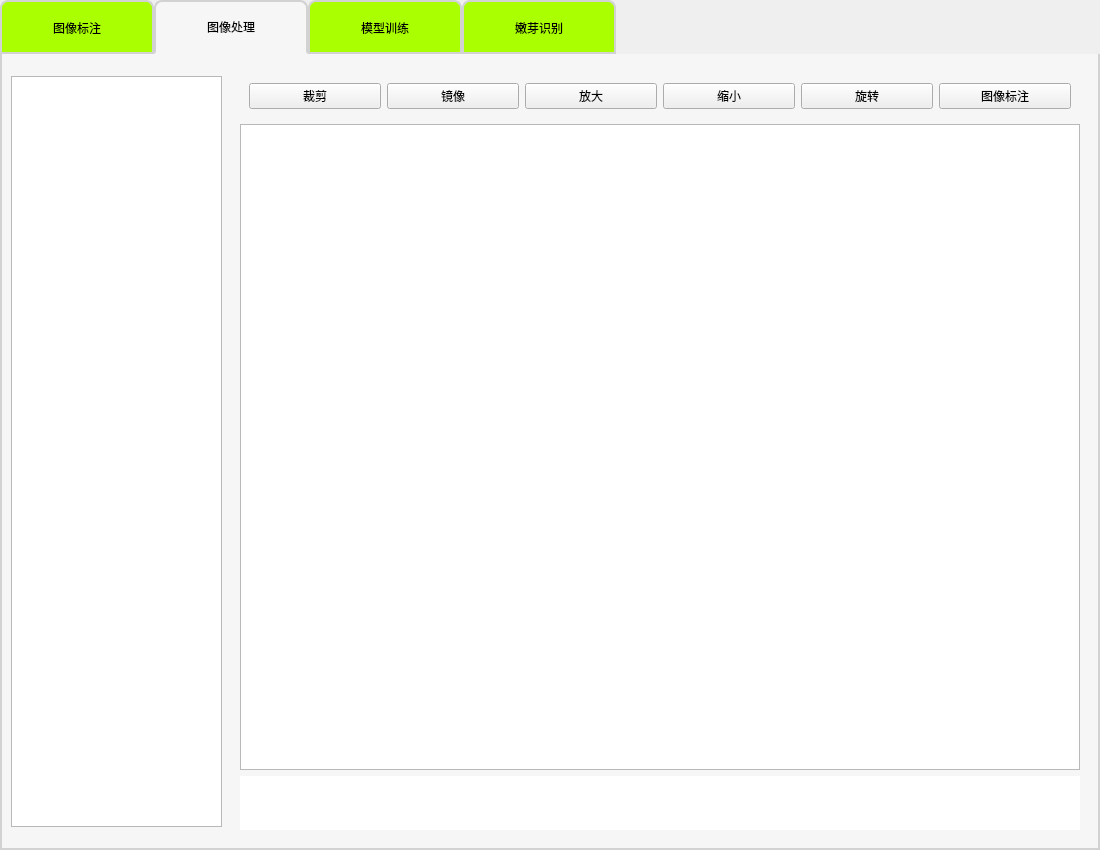
<?xml version="1.0" encoding="UTF-8"?>
<ui version="4.0">
 <class>mainWindow</class>
 <widget class="QWidget" name="mainWindow">
  <property name="geometry">
   <rect>
    <x>0</x>
    <y>0</y>
    <width>1100</width>
    <height>850</height>
   </rect>
  </property>
  <property name="minimumSize">
   <size>
    <width>1100</width>
    <height>850</height>
   </size>
  </property>
  <property name="maximumSize">
   <size>
    <width>1100</width>
    <height>850</height>
   </size>
  </property>
  <property name="windowTitle">
   <string>嫩芽识别系统</string>
  </property>
  <property name="styleSheet">
   <string notr="true"/>
  </property>
  <widget class="QTabWidget" name="tabWidget">
   <property name="geometry">
    <rect>
     <x>0</x>
     <y>0</y>
     <width>1100</width>
     <height>850</height>
    </rect>
   </property>
   <property name="minimumSize">
    <size>
     <width>1100</width>
     <height>850</height>
    </size>
   </property>
   <property name="maximumSize">
    <size>
     <width>1100</width>
     <height>850</height>
    </size>
   </property>
   <property name="styleSheet">
    <string notr="true">QTabWidget::pane{
	border: 2px solid rgb(210, 210, 210);
	background:rgb(246, 246, 246);
	border-top-color:transparent;
}
QTabWidget::tab-bar{
	background:rgb(0, 0, 0);
	subcontrol-position:left;
}
QTabBar::tab{
	font: 20pt &quot;楷体&quot;;
	width:150px;
	height:50px;
	background-color: rgb(170, 255, 0);
	border: 2px solid rgb(210, 210, 210);
	border-top-left-radius: 8px;
	border-top-right-radius: 8px;
}
QTabBar::tab:selected{	
	background:rgb(246, 246, 246);
	border-bottom-color:rgb(246, 246, 246);
}</string>
   </property>
   <property name="tabPosition">
    <enum>QTabWidget::North</enum>
   </property>
   <property name="currentIndex">
    <number>1</number>
   </property>
   <property name="elideMode">
    <enum>Qt::ElideMiddle</enum>
   </property>
   <property name="tabsClosable">
    <bool>false</bool>
   </property>
   <property name="movable">
    <bool>false</bool>
   </property>
   <property name="tabBarAutoHide">
    <bool>false</bool>
   </property>
   <widget class="QWidget" name="tab">
    <attribute name="title">
     <string>图像标注</string>
    </attribute>
    <widget class="QPushButton" name="pushButton">
     <property name="geometry">
      <rect>
       <x>440</x>
       <y>320</y>
       <width>251</width>
       <height>91</height>
      </rect>
     </property>
     <property name="styleSheet">
      <string notr="true">font: 36pt &quot;楷体&quot;;
background-color: rgb(0, 255, 255);</string>
     </property>
     <property name="text">
      <string>图像标注</string>
     </property>
    </widget>
   </widget>
   <widget class="QWidget" name="imageProcessTab">
    <attribute name="title">
     <string>图像处理</string>
    </attribute>
    <layout class="QHBoxLayout" name="horizontalLayout" stretch="2,8">
     <item>
      <widget class="QWidget" name="widget" native="true">
       <widget class="FileBrowser" name="fileBrowser">
        <property name="geometry">
         <rect>
          <x>0</x>
          <y>11</y>
          <width>211</width>
          <height>751</height>
         </rect>
        </property>
       </widget>
      </widget>
     </item>
     <item>
      <widget class="QWidget" name="widget_2" native="true">
       <layout class="QVBoxLayout" name="verticalLayout" stretch="1,24,2">
        <item>
         <widget class="QWidget" name="widget_3" native="true">
          <layout class="QHBoxLayout" name="horizontalLayout_2">
           <item>
            <widget class="QPushButton" name="cutBtn">
             <property name="text">
              <string>裁剪</string>
             </property>
            </widget>
           </item>
           <item>
            <widget class="QPushButton" name="mirrorBtn">
             <property name="text">
              <string>镜像</string>
             </property>
            </widget>
           </item>
           <item>
            <widget class="QPushButton" name="biggerBtn">
             <property name="text">
              <string>放大</string>
             </property>
            </widget>
           </item>
           <item>
            <widget class="QPushButton" name="smallerBtn">
             <property name="text">
              <string>缩小</string>
             </property>
            </widget>
           </item>
           <item>
            <widget class="QPushButton" name="ratateBtn">
             <property name="text">
              <string>旋转</string>
             </property>
            </widget>
           </item>
           <item>
            <widget class="QPushButton" name="annotationBtn">
             <property name="text">
              <string>图像标注</string>
             </property>
            </widget>
           </item>
          </layout>
         </widget>
        </item>
        <item>
         <widget class="ImageView" name="pictureShow"/>
        </item>
        <item>
         <widget class="QLabel" name="label">
          <property name="styleSheet">
           <string notr="true">background-color: rgb(255, 255, 255);
font: 20pt &quot;楷体&quot;;</string>
          </property>
          <property name="text">
           <string/>
          </property>
         </widget>
        </item>
       </layout>
      </widget>
     </item>
    </layout>
   </widget>
   <widget class="QWidget" name="modelTrainTab">
    <attribute name="title">
     <string>模型训练</string>
    </attribute>
   </widget>
   <widget class="QWidget" name="budIdentifyTab">
    <attribute name="title">
     <string>嫩芽识别</string>
    </attribute>
   </widget>
  </widget>
 </widget>
 <customwidgets>
  <customwidget>
   <class>FileBrowser</class>
   <extends>QTreeView</extends>
   <header>MyFileBrowser</header>
   <slots>
    <signal>sendSrc()</signal>
   </slots>
  </customwidget>
  <customwidget>
   <class>ImageView</class>
   <extends>QGraphicsView</extends>
   <header>MyImageView</header>
  </customwidget>
 </customwidgets>
 <resources/>
 <connections>
  <connection>
   <sender>fileBrowser</sender>
   <signal>sendSrc()</signal>
   <receiver>mainWindow</receiver>
   <slot>getSrc()</slot>
   <hints>
    <hint type="sourcelabel">
     <x>157</x>
     <y>606</y>
    </hint>
    <hint type="destinationlabel">
     <x>-175</x>
     <y>599</y>
    </hint>
   </hints>
  </connection>
  <connection>
   <sender>ratateBtn</sender>
   <signal>clicked()</signal>
   <receiver>mainWindow</receiver>
   <slot>imageRatate()</slot>
   <hints>
    <hint type="sourcelabel">
     <x>874</x>
     <y>90</y>
    </hint>
    <hint type="destinationlabel">
     <x>872</x>
     <y>-14</y>
    </hint>
   </hints>
  </connection>
  <connection>
   <sender>cutBtn</sender>
   <signal>clicked()</signal>
   <receiver>mainWindow</receiver>
   <slot>imageCut()</slot>
   <hints>
    <hint type="sourcelabel">
     <x>316</x>
     <y>90</y>
    </hint>
    <hint type="destinationlabel">
     <x>315</x>
     <y>-12</y>
    </hint>
   </hints>
  </connection>
  <connection>
   <sender>mirrorBtn</sender>
   <signal>clicked()</signal>
   <receiver>mainWindow</receiver>
   <slot>imageMirror()</slot>
   <hints>
    <hint type="sourcelabel">
     <x>489</x>
     <y>94</y>
    </hint>
    <hint type="destinationlabel">
     <x>488</x>
     <y>-19</y>
    </hint>
   </hints>
  </connection>
  <connection>
   <sender>biggerBtn</sender>
   <signal>clicked()</signal>
   <receiver>mainWindow</receiver>
   <slot>imageBigger()</slot>
   <hints>
    <hint type="sourcelabel">
     <x>599</x>
     <y>94</y>
    </hint>
    <hint type="destinationlabel">
     <x>597</x>
     <y>-8</y>
    </hint>
   </hints>
  </connection>
  <connection>
   <sender>smallerBtn</sender>
   <signal>clicked()</signal>
   <receiver>mainWindow</receiver>
   <slot>imageSmaller()</slot>
   <hints>
    <hint type="sourcelabel">
     <x>731</x>
     <y>94</y>
    </hint>
    <hint type="destinationlabel">
     <x>728</x>
     <y>-9</y>
    </hint>
   </hints>
  </connection>
  <connection>
   <sender>annotationBtn</sender>
   <signal>clicked()</signal>
   <receiver>mainWindow</receiver>
   <slot>imageAnnotation()</slot>
   <hints>
    <hint type="sourcelabel">
     <x>993</x>
     <y>95</y>
    </hint>
    <hint type="destinationlabel">
     <x>968</x>
     <y>-36</y>
    </hint>
   </hints>
  </connection>
  <connection>
   <sender>pushButton</sender>
   <signal>clicked()</signal>
   <receiver>mainWindow</receiver>
   <slot>imageAnnotation()</slot>
   <hints>
    <hint type="sourcelabel">
     <x>587</x>
     <y>423</y>
    </hint>
    <hint type="destinationlabel">
     <x>602</x>
     <y>-34</y>
    </hint>
   </hints>
  </connection>
 </connections>
 <slots>
  <slot>getSrc()</slot>
  <slot>imageRatate()</slot>
  <slot>imageEqualize()</slot>
  <slot>imageCut()</slot>
  <slot>imageMirror()</slot>
  <slot>imageBigger()</slot>
  <slot>imageSmaller()</slot>
  <slot>imageAnnotation()</slot>
 </slots>
</ui>
